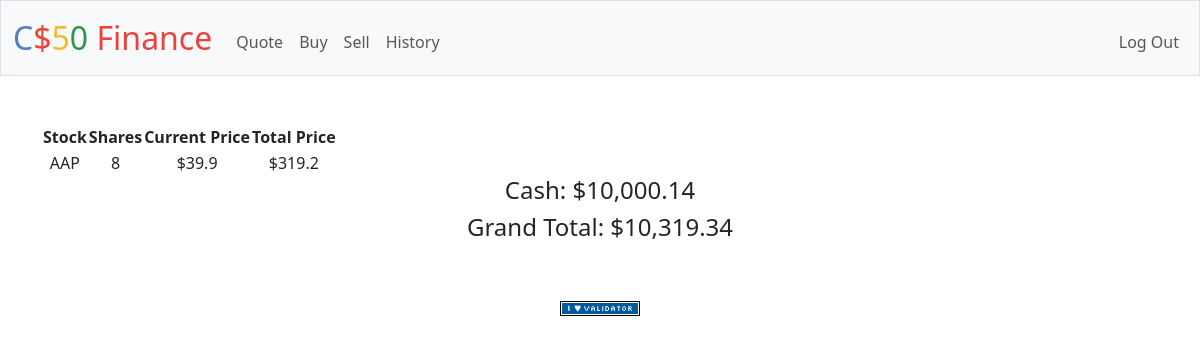
Screenshot of / (signed in) with the database file from the repository.
### tables this page shows
CREATE TABLE purchase (id INTEGER PRIMARY KEY AUTOINCREMENT NOT NULL, username TEXT NOT NULL, symbol TEXT NOT NULL, shares NUMERIC NOT NULL, cost NUMERIC NOT NULL, total NUMERIC NOT NULL);

### app.py (the view)
@app.route("/")
@login_required
def index():
    stocks = db.execute("SELECT * FROM purchase WHERE username = (SELECT username FROM users WHERE id = ?)", session["user_id"])
    cash = db.execute("SELECT * FROM users WHERE id = ?", session["user_id"])
    total = cash[0]["cash"]
    for stock in stocks:
        total += stock["total"]
    return render_template("index.html", stocks = stocks, total = usd(total), cash = usd(cash[0]["cash"]))

### app.py (called while the page is built)
@app.after_request
def after_request(response):
    response.headers["Cache-Control"] = "no-cache, no-store, must-revalidate"
    response.headers["Expires"] = 0
    response.headers["Pragma"] = "no-cache"
    return response

### helpers.py (called while the page is built)
def login_required(f):
    @wraps(f)
    def decorated_function(*args, **kwargs):
        if session.get("user_id") is None:
            return redirect("/login")
        return f(*args, **kwargs)
    return decorated_function

def usd(value):
    return f"${value:,.2f}"

### templates/index.html (shortened to what this page needs)
{% extends "layout.html" %}
{% block main %}
    <table>
        <thead>
                <th>Stock</th>
                <th>Shares</th>
                <th>Current Price</th>
                <th>Total Price</th>
        </thead>
        <tbody>
            {%for stock in stocks%}
                <tr>
                    <td>{{stock["symbol"]}}</td>
                    <td>{{stock["shares"]}}</td>
                    <td>${{stock["cost"]}}</td>
                    <td>${{stock["total"]}}</td>
                </tr>
            {%endfor%}
        </tbody>
    </table>
    <div>
        <h4>Cash: {{cash}}</h4>
        <h4>Grand Total: {{total}}</h4>
    </div>
{% endblock %}

### rows the page displays
purchase: symbol "AAP", shares "8", cost "39.9", total "319.2"

### other values shown
{{ cash }} "$10,000.14"
{{ total }} "$10,319.34"
